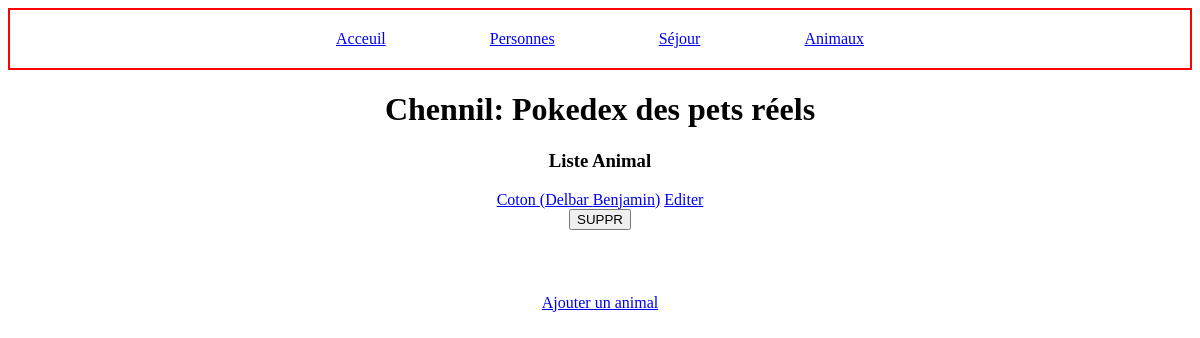
Page /animal on the committed database.
### tables this page shows
CREATE TABLE IF NOT EXISTS `t_animals` (
  `id` int(11) NOT NULL AUTO_INCREMENT,
  `name_animal` varchar(20) NOT NULL,
  `specie_animal` varchar(20) NOT NULL,
  `gender_animal` tinyint(1) NOT NULL,
  `bday_animal` date NOT NULL,
  `sterilized_animal` tinyint(1) NOT NULL,
  `microship_animal` bigint(15) NOT NULL,
  `fk_id_person` int(11) NOT NULL,
  PRIMARY KEY (`id`),
  UNIQUE KEY `microship_animal` (`microship_animal`),
  KEY `fk_animals_persons` (`fk_id_person`)
);

CREATE TABLE IF NOT EXISTS `t_persons` (
  `id` int(11) NOT NULL AUTO_INCREMENT,
  `name_person` varchar(50) NOT NULL,
  `firstname_person` varchar(50) NOT NULL,
  `bday_person` date NOT NULL,
  `email_person` varchar(120) NOT NULL,
  `phone_person` varchar(12) NOT NULL,
  PRIMARY KEY (`id`)
);

### Controllers/AnimalController.php (called while the page is built, shortened)
<?php
class AnimalController extends Controller
{
    public function index()
    {
        $animals = Animal::all();
        include('../Views/Animals/listAnimal.php');
    }
}

### Public/index.php (called while the page is built, shortened)
<?php
$router = new Router();
?>

### Models/dao/DAO.php (called while the page is built, shortened)
<?php
abstract class DAO implements DAOInterface {
    protected $db;
    protected $table;
    public function __construct ($table) {
        $this->table = $table;
        $this->db = new PDO('mysql:host=localhost;dbname=chenildp', 'root', '');
        $this->db->setAttribute(PDO::ATTR_ERRMODE, PDO::ERRMODE_EXCEPTION);
    }
    public function fetch ($id) {
        $statement = $this->db->prepare("SELECT * FROM {$this->table} WHERE id =?");
        try {
            $statement->execute([$id]);
            $result = $statement->fetch(PDO::FETCH_ASSOC);
            if ($result) {
                return $this->create($result);
            }
            return false;
        } catch (PDOException $exception) {
            var_dump($exception);
            return false;
        }
    }
    public function fetch_all () {
        $statement = $this->db->prepare("SELECT * FROM {$this->table}");
        try {
            $statement->execute();
            $results = $statement->fetchAll(PDO::FETCH_ASSOC);
            if ($results) {
                $list = array();
                foreach($results as $result) {
                    array_push($list, $this->create($result));
                }
                return $list;
            }
            return false;
        } catch (PDOException $exception) {
            var_dump($exception);
        }
    }
}

### Models/Entities/Entity.php (called while the page is built, shortened)
<?php
abstract class Entity implements EntityInterface {
    public static function find ($id) {
        return (new static::$dao_name())->fetch($id);
    }
    public static function all () {
        return (new static::$dao_name())->fetch_all();
    }
}

### Models/dao/AnimalDAO.php (called while the page is built, shortened)
<?php
class AnimalDAO extends DAO{
    public function create ($data) {
        if (!is_object($data)) {
            return new Animal(
                isset($data['id']) ? $data['id'] : 0,
                $data['name_animal'],
                $data['specie_animal'],
                $data['gender_animal'],
                $data['bday_animal'],
                $data['sterilized_animal'],
                $data['microship_animal'],
                $data['fk_id_person']
            );
        }
        return false;
    }
}

### Models/Entities/Animal.php (called while the page is built, shortened)
<?php
class Animal extends Entity {
    protected $owner;
    public function __construct ($id, $name, $specie, $gender, $bday, $sterilized, $microship, $owner, $boardings = false) {
        $this->id = $id;
        $this->name = $name;
        $this->owner = $owner;
    }
    public function __get ($prop) {
        if (property_exists($this, $prop)) {
            if ($prop == "owner") {
                return $this->owner();
            }
            return $this->$prop;
        }
    }
    protected function owner () {
        if($this->owner instanceof Person) {
            return $this->owner;
        }
        $this->owner = Person::find($this->owner);
        return $this->owner;
    }
}
?>

### Models/dao/PersonDAO.php (called while the page is built, shortened)
<?php
class PersonDAO extends DAO
{
    public function create($data)
    {
        if (!is_object($data)) {
            return new Person(
                isset($data['id']) ? $data['id'] : 0,
                $data['name_person'],
                $data['firstname_person'],
                $data['bday_person'],
                $data['email_person'],
                $data['phone_person'],
            );
        }
        return false;
    }
}

### Models/Entities/Person.php (called while the page is built, shortened)
<?php
class Person extends Entity {
    public function __construct ($id, $name, $firstname, $bday, $email, $phone, $animals = false) {
        $this->name = $name;
        $this->firstname = $firstname;
    }
    public function __get ($prop) {
        if (property_exists($this, $prop)) {
            return $this->$prop;
        }
    }
}

### Views/Animals/listAnimal.php (the view, shortened to what this page needs)
<!DOCTYPE html>
<html lang="en">
<head>
    <link href="/css/css.css" rel="stylesheet">
</head>
<body>
<nav id=nav>
        <ul>
            <li><a href="/home">Acceuil</a></li>
            <li><a href="/person">Personnes</a></li>
            <li><a href="/boarding">Séjour</a></li>
            <li><a href="/animal">Animaux</a></li>
        </ul>
    </nav>
    <div class='title'>
        <h1>Chennil: Pokedex des pets réels</h1>
        <h3>Liste Animal</h3>
    </div>
    <div class=container>
    <?php if (isset($animals) && !empty($animals)) : ?>
        <ul>
            <?php foreach ($animals as $animal) : ?>
                <li class=data><a href="/animal/show/<?= $animal->id; ?>"><?= $animal->name; ?> (<?= $animal->owner->name ?> <?= $animal->owner->firstname ?>)</a>
                    <a href="/animal/edit/<?= $animal->id; ?>">Editer</a>
                    <form action="/animal/destroy" method="POST">
                        <input type="submit" value="SUPPR">
                    </form>
                </li></br>
            <?php endforeach; ?>
        </ul>
    <?php endif; ?>
    <a href="/animal/create">Ajouter un animal</a>
    </div>
</body>
</html>

### Public/css/css.css (style rules this page uses)
#nav { border: solid red 2px; text-align: center; padding: 20px; }
#nav ul { list-style-type: none; padding: 0; margin: 0; }
#nav ul li { display: inline; padding: 50px; }
.title { text-align: center; }
.data { margin-bottom: 30px; }
.container { margin-left: 25%; margin-right: 25%; text-align: center; }
.container ul { list-style-type: none; padding: 0; }

### rows in the picture
t_animals: name_animal "Coton", fk_id_person.name_person "Delbar", fk_id_person.firstname_person "Benjamin"
